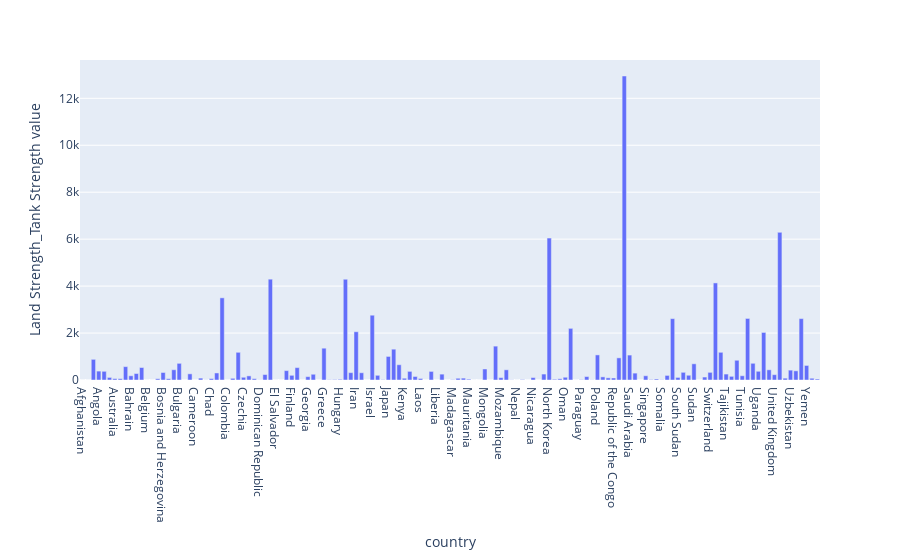

The cell this chart's notebook holds for it:
### Code cell
fig = px.bar(value_df,
             x= "country",
             y = value_df['Land Strength_Tank Strength value'])
fig.show()

### Figure 1 — Plotly figure (JSON) as saved in the notebook; plotly's stock layout.template omitted (floating-point values rounded to 4 significant figures; data arrays with more than 128 entries replaced by an {"elided": "..."} marker saying what was removed)
{"data": [{"alignmentgroup": "True", "hovertemplate": "country=%{x}<br>Land Strength_Tank Strength value=%{y}<extra></extra>", "legendgroup": "", "marker": {"color": "#636efa", "pattern": {"shape": ""}}, "name": "", "offsetgroup": "", "orientation": "v", "showlegend": false, "textposition": "auto", "type": "bar", "x": {"elided": "138 str values"}, "xaxis": "x", "y": {"elided": "138 int values"}, "yaxis": "y"}], "layout": {"barmode": "relative", "legend": {"tracegroupgap": 0}, "margin": {"t": 60}, "xaxis": {"anchor": "y", "domain": [0, 1], "title": {"text": "country"}}, "yaxis": {"anchor": "x", "domain": [0, 1], "title": {"text": "Land Strength_Tank Strength value"}}}}
